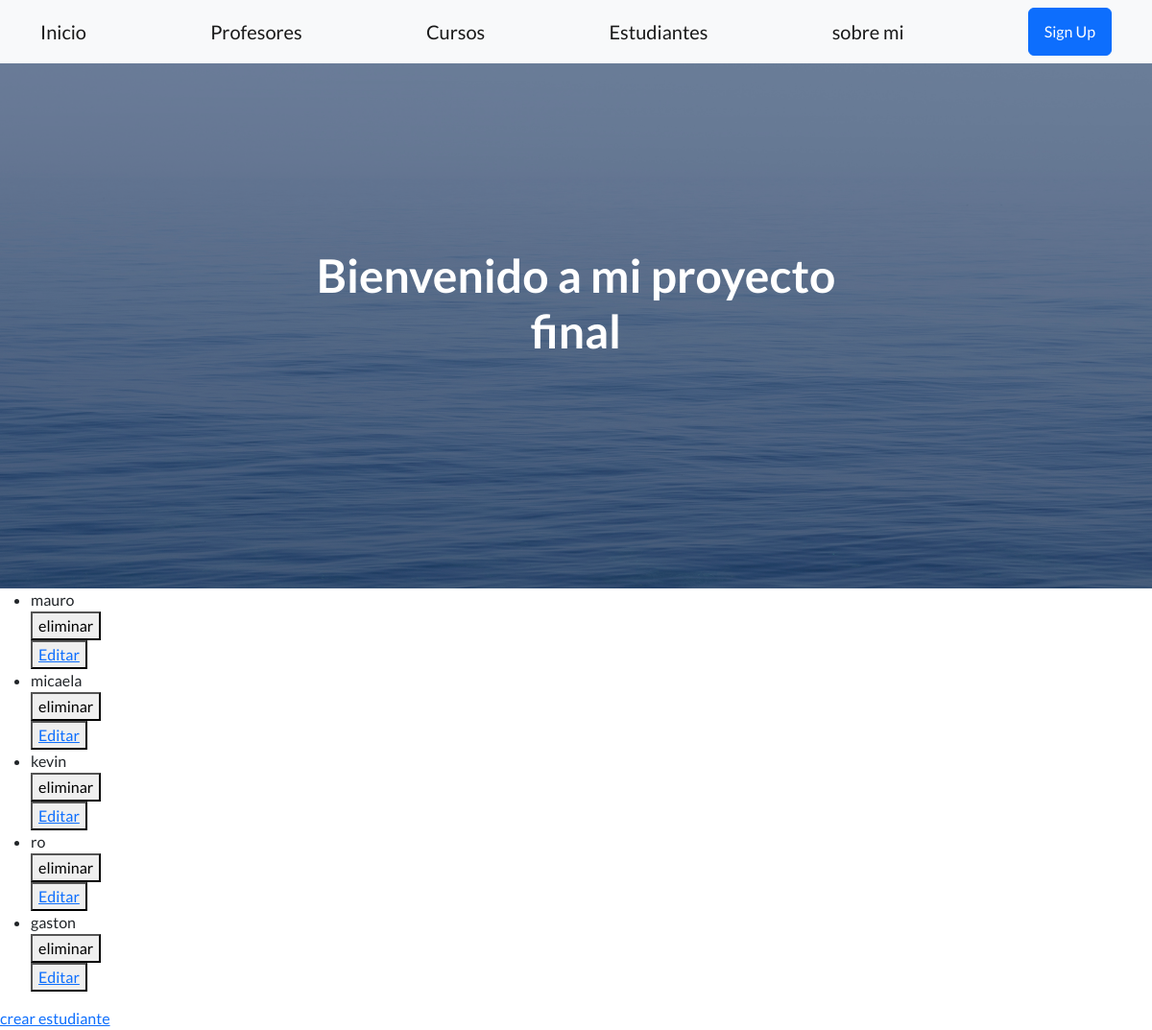
The page /app-coder/listaEstudiantes/ on the database as committed earlier.
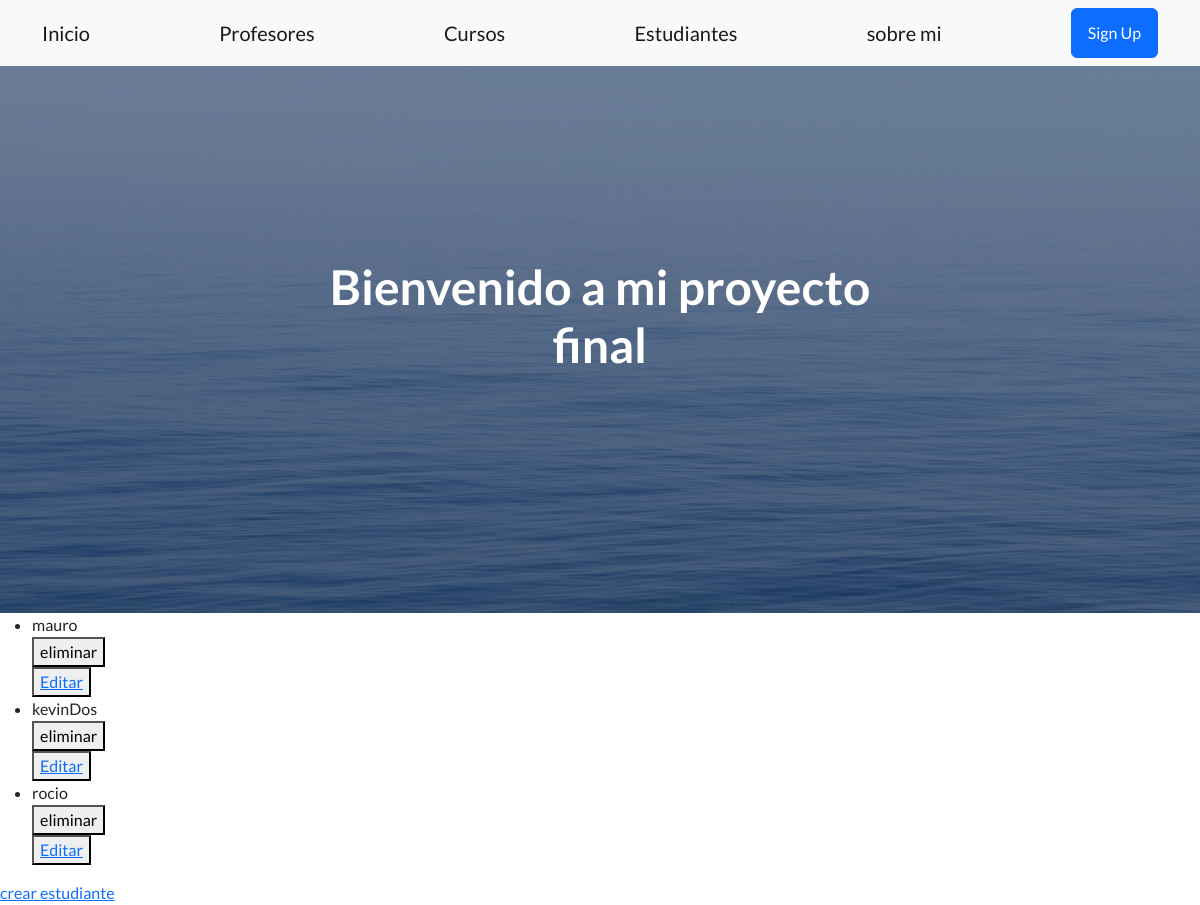
The same page on the database as committed later.
### AppCoder/models.py (models this page shows)
class Estudiante (models.Model):
    nombre=models.CharField(max_length=30)
    apellido=models.CharField(max_length=30)
    email=models.EmailField(null=True)#tengo otros creado por eso el null
    def __str__(self):
        return f'{self.nombre}'

### AppCoder/views.py (the view)
# urls.py: path('listaEstudiantes/',listaEstudiantes,name="listaEstudiantes"),
def listaEstudiantes(req):
    estudiantes = Estudiante.objects.all()
    return render(req,"estudiante_list.html",{"estudiante":estudiantes})

### AppCoder/templates/estudiante_list.html
{% extends 'padre.html' %}
{% block contenidoQueCambia %}
    <ul>
        {% for estudiante in estudiante  %}
            <li>{{estudiante}}</li>
            <div>
                <form action="{% url 'eliminarEstudiante' estudiante.id %}" method="post">{% csrf_token %}
                    <button type="submit">eliminar</button>
                </form>
                <button>
                    <a href="{% url 'editarEstudiante' estudiante.id %}">Editar</a>
                </button>
            </div>
        {% endfor %}
    </ul>
    <a href="{% url 'creaEstudiantes' %}">crear estudiante</a>
{% endblock contenidoQueCambia %}

Rows that differ between the two databases and show on the page:
removed Estudiante: nombre "micaela"
removed Estudiante: nombre "ro"
changed Estudiante: nombre "kevin" → "kevinDos"
changed Estudiante: nombre "gaston" → "rocio"
